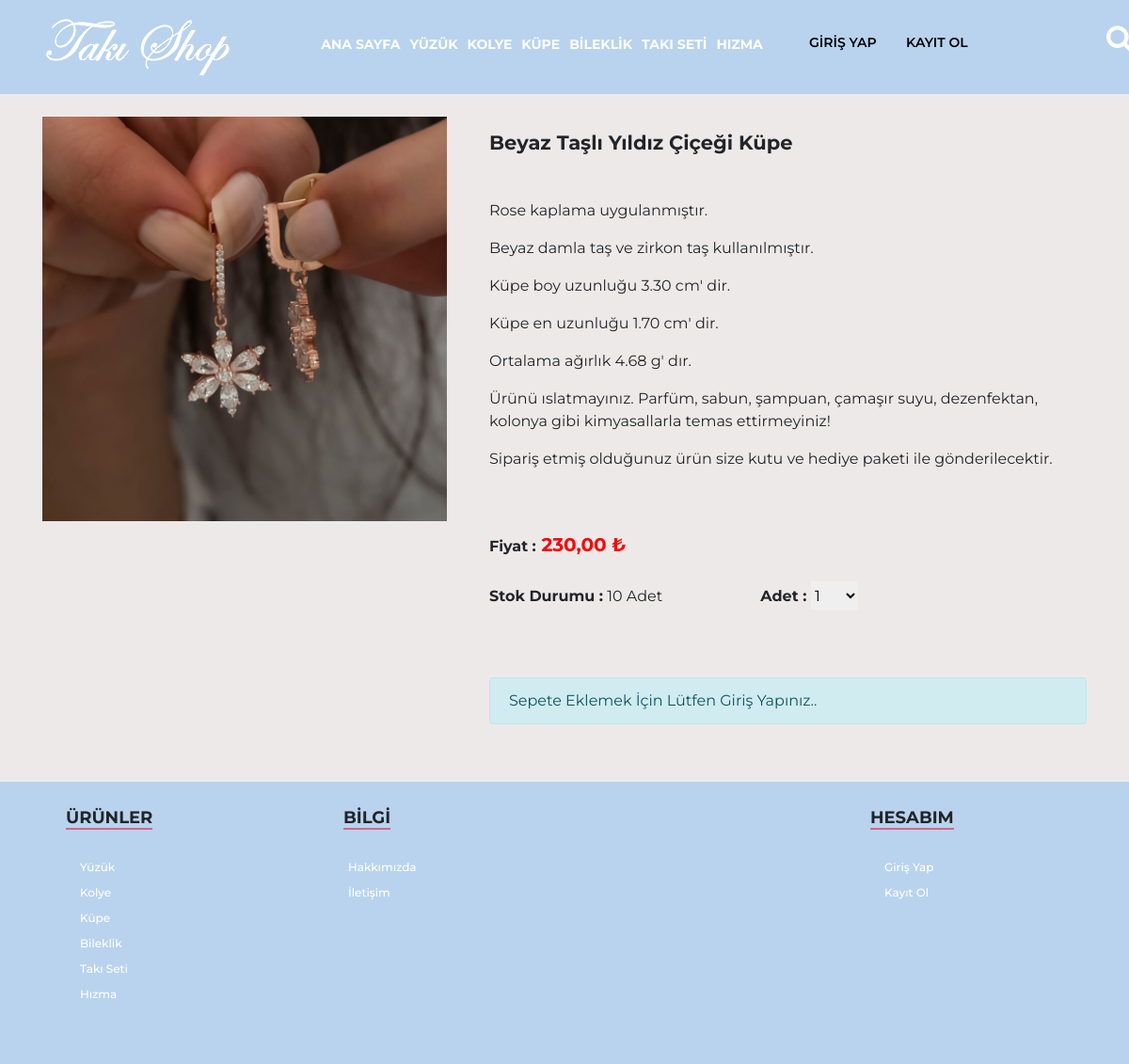
/urunbilgi.php?urun_id=30, run on the app's committed database.
### tables this page shows
CREATE TABLE `urunler` (
  `urun_id` int(11) NOT NULL,
  `urun_resim` varchar(255) NOT NULL,
  `urun_ad` varchar(255) NOT NULL,
  `urun_fiyat` varchar(255) NOT NULL,
  `urun_stok` varchar(255) NOT NULL,
  `urun_kategori` varchar(255) NOT NULL,
  `urun_onecikan` enum('1','2') NOT NULL,
  `urun_aciklama` varchar(1250) NOT NULL
);

### urunbilgi.php (the view, shortened to what this page needs)
<?php include "header.php";
$urunsor=$db->prepare("SELECT * FROM urunler where urun_id=:id");
$urunsor->execute(array(
    'id' => $_GET['urun_id']
));
$uruncek=$urunsor->fetch(PDO::FETCH_ASSOC);
?>
	<div class="container">
		<div class="row">
			<div class="col-md-5">
				<img src="admin/<?php echo $uruncek['urun_resim']; ?>" width="430">
			</div>
			<div class="col-md-7">
					<h3 style="margin-top: 15px;font-size: 21px;font-weight: bold"><?php echo $uruncek['urun_ad']; ?></h3><br>
					<p><?php echo $uruncek['urun_aciklama']; ?></p>
					<br>
					<br>
						<form action="admin/x/islem.php" method="POST">
<b>Fiyat :</b><span style="color: red;font-weight: bold;font-size: 20px;"> 230,00 ₺</span>
					<br><br>
				<b>	Stok Durumu :</b>  <span>
						<?php
							if($uruncek['urun_stok']<1){?>
							<span style="color: red;">Stok Tükendi</span>
						<?php }else{
echo $uruncek['urun_stok']." Adet";
}
						 ?>
</span>
					<b style="margin-left: 100px;">Adet : </b>
					<select name="urun_stok" id="" style="width: 50px;height: 30px; outline: none;border: 0;">
						<option value="1">1</option>
					</select>
					<br><br><br><br>
						<?php if(isset($_SESSION['userkullanici_mail'])){
						?>
					<center><button name="sepet_ekle" class="buton1">SEPETE EKLE</button></center>
				<?php }else {?><div class="alert alert-info" role="alert">
  Sepete Eklemek İçin Lütfen Giriş Yapınız..
</div>
<?php } ?>
</form>
								</div>
		</div>
	</div>
<?php include "footer.php"; ?>

### css/style.css (style rules this page uses)
* { list-style: none; font-family: 'Montserrat', sans-serif; }

### data on the page
urunler: urun_resim (picture), urun_ad "Beyaz Taşlı Yıldız Çiçeği Küpe", urun_aciklama "Rose kaplama uygulanmıştır. Beyaz damla taş ve zirkon taş kullanılmıştır. Küpe boy uzunluğu 3.30 cm' dir. Küpe en uzunluğu 1.70 cm' dir. Ortalama ağırlık 4.68 g' dır. Ürünü ıslatmayınız. Parfüm, sabun, şampuan, çamaşır suyu, dezenfektan, kolonya gibi kimyasallarla temas ettirmeyiniz! Sipariş etmiş olduğunuz ürün size kutu ve hediye paketi ile gönderilecektir.", urun_stok "10"
